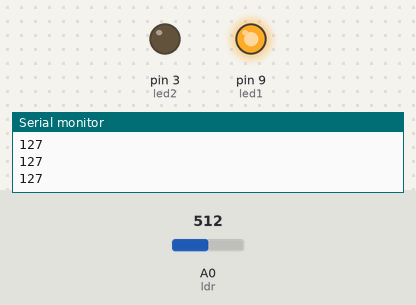
Bench run of a sketch on a simulated Arduino Uno, built with avr-gcc and run on an emulated ATmega328P. Shown: output pins drawn as LEDs (lit = HIGH), the last lines printed to the serial monitor. Inputs (shaded band) come from the test bench; at power-on: A0 (ldr) = 512.

Above: at 1.2 s.
1.3 s: A0 (ldr) set to 629
2.8 s: A0 (ldr) set to 654
At 4.0 s:
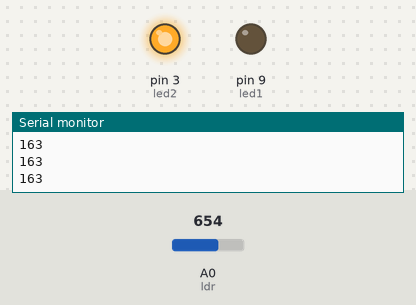
4.3 s: A0 (ldr) set to 511
At 5.2 s:
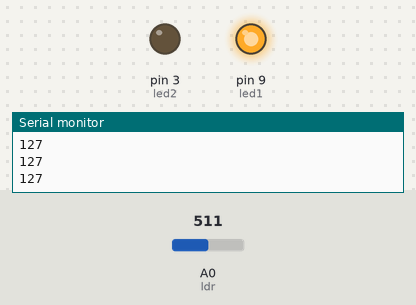
5.8 s: A0 (ldr) set to 716
At 6.4 s:
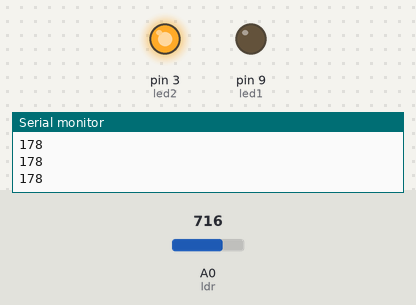
Timing chart, 0 to 8.3 s (numbered marks = the images above; inputs shaded):
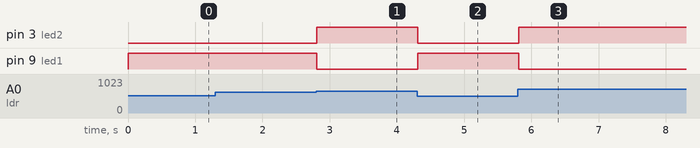

Measured:
- the behaviour switches between 645 and 646 on A0 (ldr) (found by bisection; images 0 and 1)
- after the input at 2.8 s, pin 3 (led2): LOW → HIGH at once; pin 9 (led1): HIGH → LOW at once
- after the input at 4.3 s, pin 3 (led2): HIGH → LOW at once; pin 9 (led1): LOW → HIGH at once
- after the input at 5.8 s, pin 3 (led2): LOW → HIGH at once; pin 9 (led1): HIGH → LOW at once

The sketch:

LDR_3___two_LEd.ino
```cpp
int ldr = A0;
int value;
int led1 = 9;
int led2 = 3;
int brightness;
int threshold = 161 ;


void setup() {
  // put your setup code here, to run once:
  Serial.begin (9600);
  pinMode (ldr , INPUT);
  pinMode (led1 , OUTPUT);
  pinMode( led2, OUTPUT);

}

void loop() {
  // put your main code here, to run repeatedly:
  value = analogRead(ldr);
  brightness = map (value , 0 ,1023,0 , 255);
  Serial.println(brightness);
  if(brightness < threshold)
  {
    digitalWrite(led1, HIGH);
    digitalWrite(led2, LOW);
  }

  else
  {
    digitalWrite(led1, LOW);
    digitalWrite(led2, HIGH);
  }


}
```
